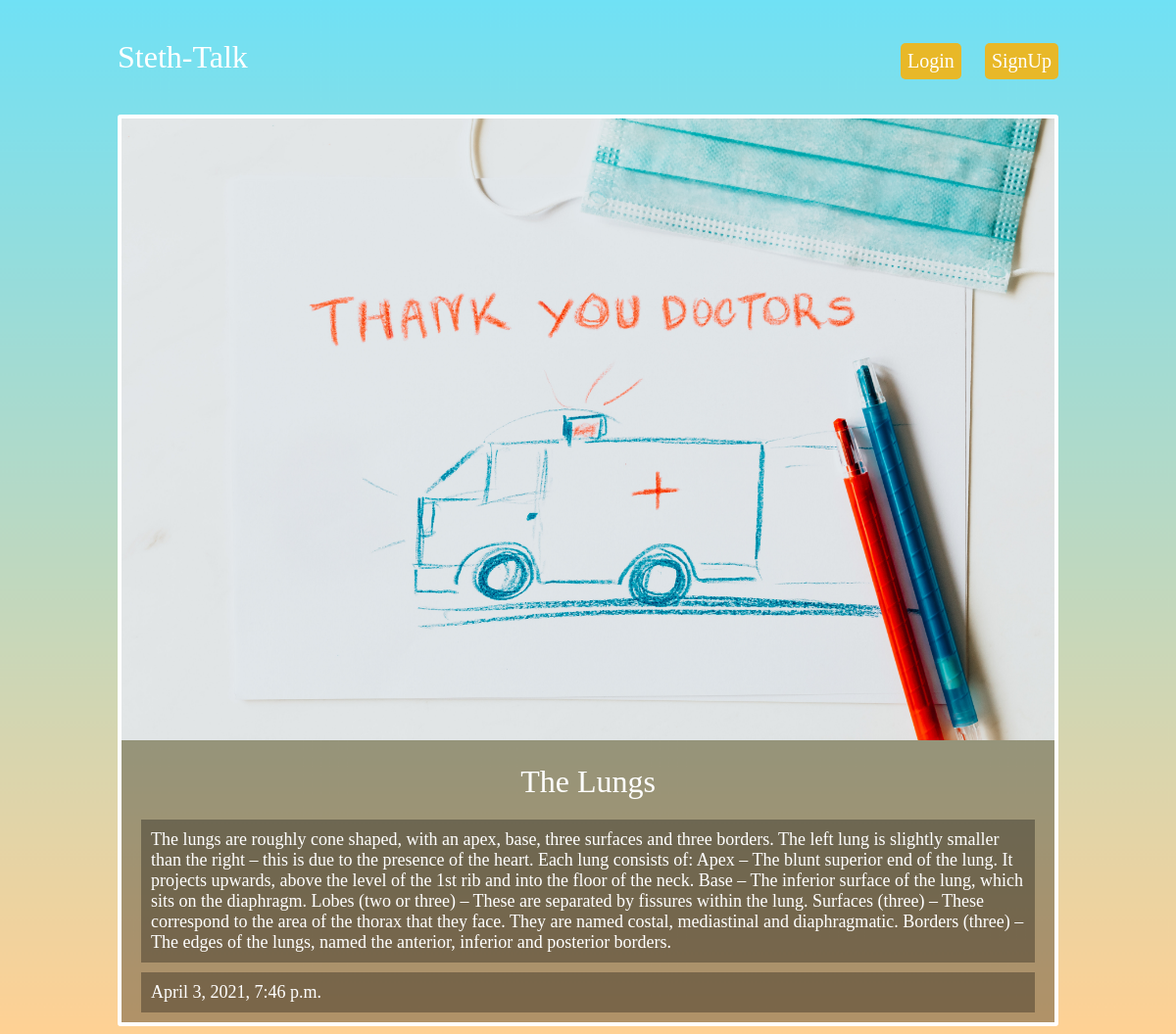
Screenshot of /posts/lungs/ with the database file from the repository.
### posts/models.py (models this page shows, shortened)
class Posts(models.Model):
    title = models.CharField(max_length=100)
    slug = models.SlugField()
    body = models.TextField()
    date = models.DateTimeField(auto_now_add=True)
    thumbnail = models.ImageField(default="default.jpg", blank=True)
    author = models.ForeignKey(User,on_delete=models.CASCADE ,default=None)

### posts/views.py (the view)
# urls.py: url(r'^(?P<slug>[\w-]+)/$', views.post_detail, name="detail")
def post_detail(request,slug):
    post = Posts.objects.get(slug=slug)
    return render(request, 'posts/post_detail.html',{'post': post})

### posts/templates/posts/post_detail.html
{% extends 'base.html' %}
{% block content %}
<div class="post-detail">
    <div class="post">
        <img src="{{ post.thumbnail.url }}"/>
        <h2>{{post.title}}</h2>
        <p>{{post.body}}</p>
        <p>{{post.date}}</p>
    </div>
</div>
{% endblock %}

### assets/style.css (style rules this page uses)
body { background-image: url('background2.png'); background-repeat: no-repeat; background-attachment: fixed; background-size: cover; color: #fff; }
body * { font-family: Ubuntu; }
h1, h2, h3, h4, h5 { font-weight: normal; margin: 0; }
.post { padding: 10px; border: 4px solid #fff; border-radius: 3px; position: relative; padding-bottom: 40px; background-color: rgba(0, 0, 0, 0.3); }
.post h2 { font-size: 1.2em; }
.post-detail .post { padding: 0; }
.post-detail .post img { max-width: 100%; }
.post-detail .post h2 { text-align: center; margin: 20px auto; font-size: 2em }
.post-detail .post p { margin: 10px 20px; background: rgba(0, 0, 0,0.3); padding: 10px; font-size: large; }

### rows the page displays
Posts: thumbnail (placeholder picture), title "The Lungs", body "The lungs are roughly cone shaped, with an apex, base, three surfaces and three borders. The left lung is slightly smaller than the right – this is due to the presence of the heart. Each lung consists of: Apex – The blunt superior end of the lung. It projects upwards, above the level of the 1st rib and into the floor of the neck. Base – The inferior surface of the lung, which sits on the diaphragm. Lobes (two or three) – These are separated by fissures within the lung. Surfaces (three) – These correspond to the area of the thorax that they face. They are named costal, mediastinal and diaphragmatic. Borders (three) – The edges of the lungs, named the anterior, inferior and posterior borders.", date "April 3, 2021, 7:46 p.m."
